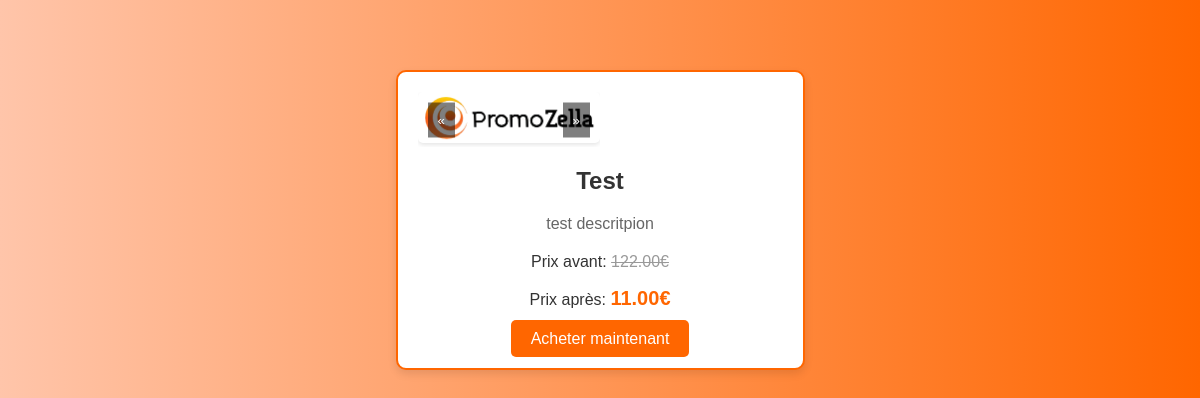
The app's page /test-none/ with its own data.
### product/models.py (models this page shows, shortened)
class ProductImage(models.Model):
    product = models.ForeignKey(Product, related_name='images', on_delete=models.CASCADE)
    image = models.ImageField(upload_to='products/')

class Product(models.Model):
    name = models.CharField(max_length=100, unique=True)
    description = models.TextField(blank=True)
    original_price = models.DecimalField(max_digits=10, decimal_places=2, null=True, blank=True)
    current_price = models.DecimalField(max_digits=10, decimal_places=2)
    stock = models.PositiveIntegerField()
    category = models.ForeignKey('Category', on_delete=models.CASCADE, null=True, blank=True)
    created_at = models.DateTimeField(auto_now_add=True)
    updated_at = models.DateTimeField(auto_now=True)
    identifier = models.CharField(max_length=50, unique=True, blank=True, null=True)
    is_active = models.BooleanField(default=True)
    promo_start_date = models.DateTimeField(null=True, blank=True)
    promo_end_date = models.DateTimeField(null=True, blank=True)
    product_link = models.URLField(max_length=200, null=True, blank=True)
    promo_code = models.CharField(max_length=50, null=True, blank=True)
    slug = models.SlugField(max_length=200, unique=True, blank=True)
    click_count = models.IntegerField(default=0)

### product/views.py (the view)
# urls.py: path('<slug:slug>/', views.product_detail, name='product_detail'),
def product_detail(request, slug):
    product = get_object_or_404(Product, slug=slug)
    return render(request, 'product.html', {'product': product})

### templates/product.html (shortened to what this page needs)
<!DOCTYPE html>
<html lang="fr">
<head>
    {% load static %}
    <link rel="stylesheet" href="{% static 'css/product.css' %}">
</head>
<body>
    <main>
        <section class="product-container">
            <div class="product">
                <div class="image-gallery">
                    <div class="carousel">
                        {% for image in product.images.all %}
                            <div class="carousel-item {% if forloop.first %}active{% endif %}">
                                <img src="{{ image.image.url }}" alt="{{ product.name }}">
                            </div>
                        {% endfor %}
                        <button class="carousel-control prev">&laquo;</button>
                        <button class="carousel-control next">&raquo;</button>
                    </div>
                </div>
                <h2 class="product-name">{{ product.name }}</h2>
                <p class="product-description">{{ product.description }}</p>
                <div class="prices">
                    <p class="old-price">Prix avant: <span>{{ product.original_price }}€</span></p>
                    <p class="new-price">Prix après: <span>{{ product.current_price }}€</span></p>
                </div>
                <a href="{{ product.product_link }}" class="buy-button" target="_blank">Acheter maintenant</a>
            </div>
        </section>
    </main>
</body>
</html>

### static/css/product.css (style rules this page uses)
body { font-family: 'Arial', sans-serif; background: linear-gradient(to right, #ffc5aa, #ff6600); margin: 0; padding: 0; color: #333; overflow-x: hidden; }
main { padding: 20px; }
.product-container { display: flex; justify-content: center; align-items: center; min-height: 50vh; }
.product { background-color: #fff; border: 2px solid #ff6600; border-radius: 10px; box-shadow: 0 4px 8px rgba(0,0,0,0.1); padding: 20px; text-align: center; transition: transform 0.3s, box-shadow 0.3s; }
.image-gallery { position: relative; width: 50%; overflow: hidden; }
.carousel-item { display: none; width: 100%; }
.carousel-item.active { display: block; }
.carousel-item img { width: 100%; border-radius: 5px; box-shadow: 0 2px 4px rgba(0,0,0,0.1); }
.carousel-control { position: absolute; top: 50%; transform: translateY(-50%); background-color: rgba(0, 0, 0, 0.5); color: white; border: none; padding: 10px; cursor: pointer; }
.carousel-control.prev { left: 10px; }
.carousel-control.next { right: 10px; }
.product-name { font-size: 24px; margin: 20px 0; }
.product-description { font-size: 16px; color: #666; margin-bottom: 20px; }
.prices { margin-bottom: 20px; }
.old-price span { text-decoration: line-through; color: #999; }
.new-price span { color: #ff6600; font-size: 20px; font-weight: bold; }
.buy-button { background-color: #ff6600; color: white; padding: 10px 20px; text-decoration: none; border-radius: 5px; transition: background-color 0.3s; }

### records on screen
ProductImage: image (picture)
Product: name "Test", description "test descritpion", original_price "122.00", current_price "11.00"
